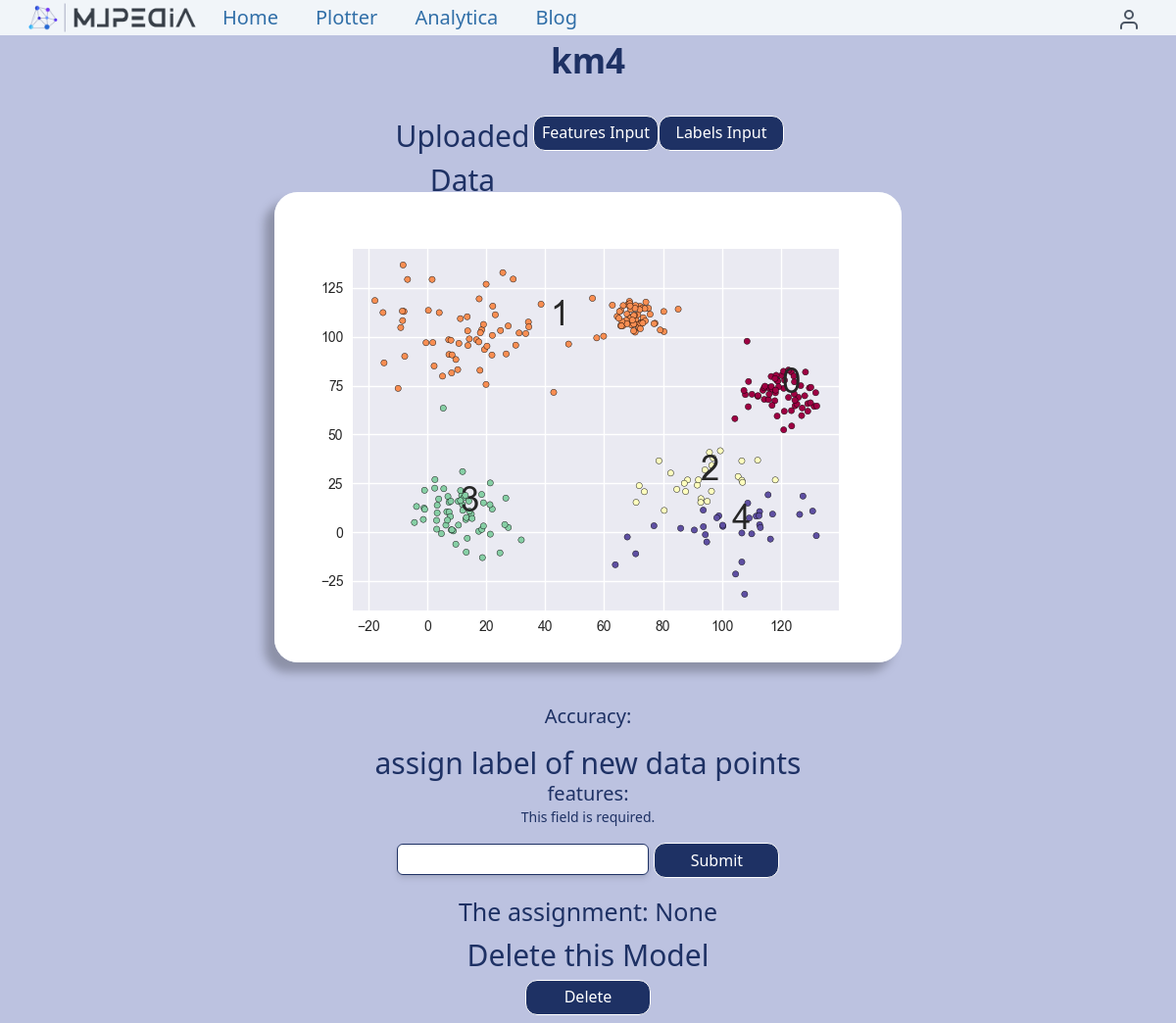
Screenshot of /analytica/km_detail/8/km4/ (signed in) with the database file from the repository.
### analytica/models.py (models this page shows, shortened)
class KMeansCluster(models.Model):
    user = models.ForeignKey(settings.AUTH_USER_MODEL,
                            related_name='k_means_models_created',
                            on_delete=models.CASCADE)
    title = models.CharField(max_length=500)
    no_of_clusters = models.IntegerField(default=1)
    features_input = models.FileField(upload_to='files/%Y/%m/%d/')
    plot = models.ImageField(upload_to='images/%Y/%m/%d/', blank = True)
    weights_file = models.FileField(upload_to='files/%Y/%m/%d/', blank = True)
    k_means_output_file = models.FileField(upload_to='files/%Y/%m/%d/', blank = True)
    slug = models.SlugField(max_length = 600, blank=True)
    created = models.DateField(auto_now_add = True, db_index = True)
    class Meta:
        ordering = ('-created',)

### analytica/views.py (the view)
@login_required
def k_means_detail(request, model_id, model):
    prediction = None
    km_model = get_object_or_404(KMeansCluster,id = model_id, slug=model)
    try:
        if request.method == 'POST':
            submitted_form = KMeansPredictionForm(request.POST)
            if submitted_form.is_valid():
                new_data_point = submitted_form.cleaned_data['new_data_point']
                new_data_point = [str(new_data_point).split(',')]
                new_data_point = np.array(new_data_point).astype(float).T
                km = km_utils.KMeansClustur(km_model.no_of_clusters)
                fm.read_k_means(km_model.weights_file.path, km)
                prediction = km.assign_label(new_data_point)
        else:
            submitted_form = KMeansPredictionForm(request.GET)
    except:
        messages.error(request, "oops!something went wrong <br>please enter the data in correct format")
    return render(request,'analytica/k_means/k_means_detail.html',
                    {'km_model': km_model,
                    'form': submitted_form,
                    'prediction': prediction})

### analytica/forms.py
class KMeansPredictionForm(forms.Form):
    new_data_point = forms.CharField(label='features')

### analytica/templates/analytica/k_means/k_means_detail.html (shortened to what this page needs)
{% extends "base.html" %}
{% load static %}
{% block content %}
<!DOCTYPE html>
<html lang="en">
<head>
</head>
<body class=" bg-[#bcc2e0] h-full w-full ">
    <div class="text-center">
        <h1  class=" text-[#1e3164] text-[35px] font-semibold text-center mb-10 h-10" >{{ km_model.title }}</h1>
        <div class="h-auto w-full flex justify-center">
            <div class="mx-10 mb-10 h-auto w-1/3 flex  justify-between items-center">
                <h1 class="text-[#1e3164] text-[30px] font-medium h-10">Uploaded Data</h1>
                <h1>
                    <a href="{{km_model.features_input.url}}" download>
                        <div class="h-9 w-32 py-1 border border-white border-solid rounded-xl bg-[#1e3164] text-white text-center text-sm lg:text-base hover:bg-blue-900 hover:border-none ">
                            Features Input
                        </div>
                    </a>
                </h1>
                <h1>
                    <a href="{{km_model.labels_input.url}}" download>
                        <div class="h-9 w-32 py-1 border border-white border-solid rounded-xl bg-[#1e3164] text-white text-center text-sm lg:text-base hover:bg-blue-900 hover:border-none ">
                            Labels Input
                        </div>
                    </a>
                </h1>
            </div>
        </div>
        <div class="h-auto w-full flex justify-center">
            {% if km_model.plot %}
            <img src="{{ km_model.plot.url }}" class="bg-slate-200 drop-shadow-[-10px_10px_5px_rgba(0,0,0,0.25)] rounded-3xl mx-10 mb-10 " >
            {% endif %}
        </div>
        <h1 class="text-[#1e3164] text-[20px] font-medium h-10 mx-10">Accuracy: {{ km_model.model_accuracy | floatformat:3 }}</h1>
        <h1 class="text-[#1e3164] text-[30px] font-medium mx-10 h-10">assign label of new data points</h1>
        <form class="text-[#1e3164] text-xl mx-10" action="{{ rg_model.get_absolute_url }}" method="post">
            {{ form }}
            <input class="h-9 w-32 py-1 my-4 border border-white border-solid rounded-xl bg-[#1e3164] text-white text-center text-sm lg:text-base hover:bg-blue-900 hover:border-none " type="submit">
        </form>
        <h1 class="text-[#1e3164] text-[25px] font-medium mx-10 h-10">The assignment:  {{ prediction }}</h1>
        <h1 class="text-[#1e3164] text-[30px] font-medium mx-10 h-10">Delete this Model</h1>
        <div class="h-auto w-full flex justify-center">
            <a href="{% url 'analytica:k_means_delete' km_model.id km_model.slug %}">
                <div class="h-9 w-32  my-2 py-1 border border-white border-solid rounded-xl bg-[#1e3164] text-white text-center text-sm lg:text-base hover:bg-blue-900 hover:border-none ">
                    Delete
                </div>
            </a>
        </div>
    </div>
</body>
</html>
{% endblock %}

### rows the page displays
KMeansCluster: title "km4", plot (picture)

### other values shown
{{ prediction }} "None"
